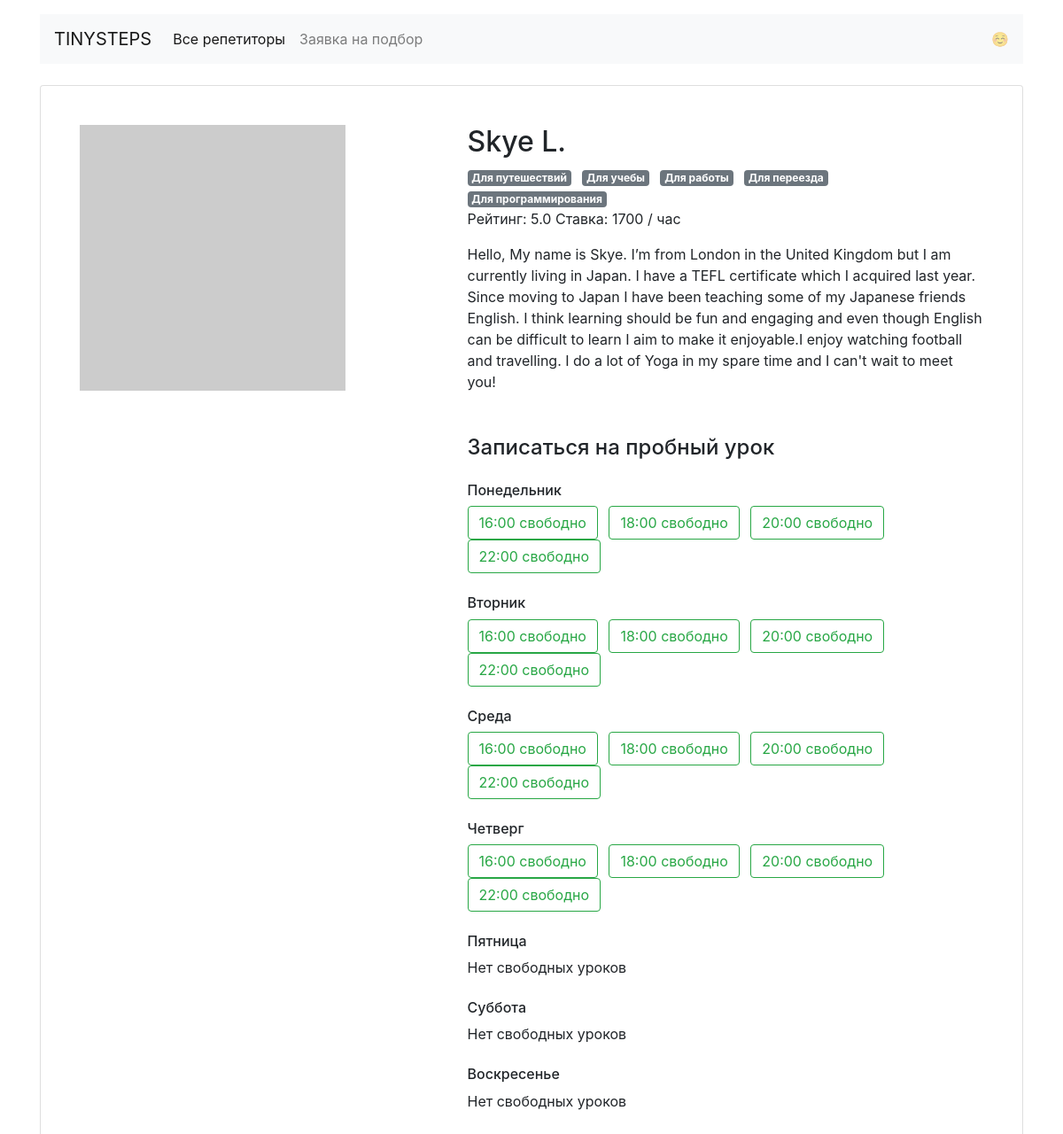
The page /profiles/9/ on the database its author committed.
### app.py (models this page shows)
class Teacher(db.Model):
    __tablename__ = "teachers"
    id = db.Column(db.Integer, primary_key=True)
    name = db.Column(db.String(50))
    about = db.Column(db.Text)
    rating = db.Column(db.Float)
    picture = db.Column(db.String(200))
    price = db.Column(db.Integer)
    goals = db.relationship("Goal", secondary=teachers_goals_association, back_populates="teachers")
    free = db.Column(db.JSON)
    bookings = db.relationship("Booking", back_populates="teacher")

class Goal(db.Model):
    __tablename__ = "goals"
    id = db.Column(db.Integer, primary_key=True)
    slug = db.Column(db.String(200))
    description = db.Column(db.String(200))
    teachers = db.relationship("Teacher", secondary=teachers_goals_association, back_populates="goals")
    icon = db.Column(db.String(30))

### app.py (the view)
@app.route('/profiles/<int:profile_id>/')
def render_profile(profile_id):
    profile = db.session.query(Teacher).get_or_404(profile_id)
    goals = db.session.query(Goal).all()
    free_hours = get_free_profile_hours(profile.free)
    return render_template('profile.html', profile=profile, goals=goals, free_hours=free_hours, weekday=WEEKDAYS)

### data_tools.py (called while the page is built)
def get_free_profile_hours(schedule):
    free_hours = {}
    for day, hours in schedule.items():
        day_hour = {}
        for hour, possibility in hours.items():
            if possibility:
                day_hour[hour] = possibility
        free_hours[day] = day_hour
    return free_hours

### templates/profile.html
{% extends 'base.html' %}
{% block content %}
  <main class="container mt-3">
    <div class="card my-4 mx-auto">
      <div class="card-body m-2 m-md-4">
        <article class="row">
          <div class="col-5"><img src="{{ profile.picture }}" class="img-fluid" alt=""></div>
          <div class="col-7">
            <section class="teacher=info">
              <h1 class="h2">{{ profile.name }}</h1>
                {% for goal in goals %}
                  <span class="badge badge-secondary mr-2">{{ goal.description }} </span>
                {% endfor %}
              <p>Рейтинг: {{ profile.rating }} Ставка: {{ profile.price }} / час</p>
              <p>{{ profile.about }}</p>
            </section>
            <section class="available">
              <h4 class="mb-4 mt-5">Записаться на пробный урок</h4>
              {% for day, hours in free_hours.items() %}
              <h6 class="mt-4">{{ weekday.get(day) }}</h6>
              {% if hours %}
              {% for hour in hours.keys() %}
              <a href="/booking/{{profile.id}}/{{day}}/{{hour}}" class="btn btn-outline-success mr-2">{{ hour }} свободно</a>
              {% endfor %}
              {% else %}
              <p>Нет свободных уроков</p>
              {% endif %}
              {% endfor %}
            </section>
          </div>
        </article>
      </div>
    </div>
  </main>
{% endblock %}

### rows shown on the page
Teacher: name "Skye L.", rating "5.0", price "1700", about "Hello, My name is Skye. I’m from London in the United Kingdom but I am currently living in Japan. I have a TEFL certificate which I acquired last year. Since moving to Japan I have been teaching some of my Japanese friends English. I think learning should be fun and engaging and even though English can be difficult to learn I aim to make it enjoyable.I enjoy watching football and travelling. I do a lot of Yoga in my spare time and I can't wait to meet you!"
Goal: description "Для путешествий"
Goal: description "Для учебы"
Goal: description "Для работы"
Goal: description "Для переезда"
Goal: description "Для программирования"

### other values the page prints
{{ weekday.get(day) }} "Понедельник" "Вторник" "Среда" "Четверг" "Пятница" "Суббота" "Воскресенье"
{{ hour }} "16:00" "18:00" "20:00" "22:00" "16:00" "18:00" "20:00" "22:00" "16:00" "18:00" "20:00" "22:00" "16:00" "18:00" "20:00" "22:00"
